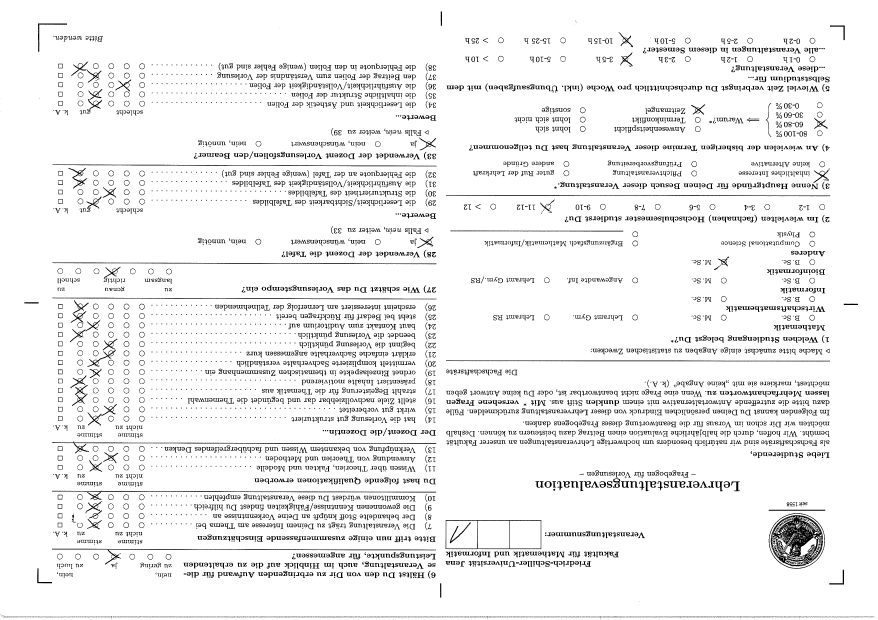
#> input picture test_Boegen/1/1_0001.tif, 3512 x 2480 px (shown at 1/4 size)
$ python -i phases.py   (imports and definitions only)   (older library calls are emulated)
#> lines starting #> are read from the running program, lines starting #| are printed output that depends on the picture; after the words box and inside, x2 and y2 are one past the last pixel; in counts of white or black regions, pixels touching at a corner belong together
### evalFuns.py
import numpy as np

# [16 lines left out: function minimumEditDistance, not called in this run]

def isBlack(x):
    return x<15

def findTop(FB,a,b,border=0):
    for j in range(int(border*b/100),b):
        for i in range (3*a//8,5*a//8):
            if isBlack(FB[i,j]):
                return (i,j)

def findBottom(FB,a,b,border=0):
    for j in range(b-1-int(border*b/100),0,-1):
        for i in range (3*a//8,5*a//8):
            if isBlack(FB[i,j]):
                return (i,j)

def findLeft(FB,a,b,border=0):
    for i in range(int(border*a/100),a):
        for j in range (3*b//8,5*b//8):
            if isBlack(FB[i,j]):
                return (i,j)

def findRight(FB,a,b,border=0):
    for i in range(a-1-int(border*a/100),0,-1):
        for j in range (3*b//8,5*b//8):
            if isBlack(FB[i,j]):
                return (i,j)


def shakeRight(FB,a,b,point):
    stop = False
    while(not stop and 0<=point[0]<a-1):
        if   0<=point[1]<b and isBlack(FB[point[0]+1,point[1]]):
            point=(point[0]+1,point[1])
        elif 0<=point[1]<b-1 and isBlack(FB[point[0]+1,point[1]+1]):
            point=(point[0]+1,point[1]+1)
        elif 0<point[1]<b and isBlack(FB[point[0]+1,point[1]-1]):
            point=(point[0]+1,point[1]-1)
        elif point[0]<a-2 and 0<=point[1]<b and isBlack(FB[point[0]+2,point[1]]):
            point=(point[0]+2,point[1])
        elif point[0]<a-2 and 0<=point[1]<b-1 and isBlack(FB[point[0]+2,point[1]+1]):
            point=(point[0]+2,point[1]+1)
        elif point[0]<a-2 and 0<point[1]<b and isBlack(FB[point[0]+2,point[1]-1]):
            point=(point[0]+2,point[1]-1)
        else:
            stop = True
    return (point)

def shakeLeft(FB,a,b,point):
    stop = False
    while(not stop and point[0]>0):
        if   0<point[1]<b-1 and isBlack(FB[point[0]-1,point[1]]):
            point=(point[0]-1,point[1])
        elif 0<point[1]<b-1 and isBlack(FB[point[0]-1,point[1]+1]):
            point=(point[0]-1,point[1]+1)
        elif 0<point[1]<b-1 and isBlack(FB[point[0]-1,point[1]-1]):
            point=(point[0]-1,point[1]-1)
        elif point[0]>1 and 0<point[1]<b-1 and isBlack(FB[point[0]-2,point[1]]):
            point=(point[0]-2,point[1])
        elif point[0]>1 and 0<point[1]<b-1 and isBlack(FB[point[0]-2,point[1]+1]):
            point=(point[0]-2,point[1]+1)
        elif point[0]>1 and 0<point[1]<b-1 and isBlack(FB[point[0]-2,point[1]-1]):
            point=(point[0]-2,point[1]-1)
        else:
            stop = True
    return (point)

def shakeDown(FB,a,b,point):
    stop = False
    while(not stop and point[1]<b-1):
        if   0<point[0]<a-1 and isBlack(FB[point[0],point[1]+1]):
            point=(point[0],point[1]+1)
        elif 0<point[0]<a-1 and isBlack(FB[point[0]+1,point[1]+1]):
            point=(point[0]+1,point[1]+1)
        elif 0<point[0]<a-1 and isBlack(FB[point[0]-1,point[1]+1]):
            point=(point[0]-1,point[1]+1)
        elif point[1]<b-2 and 0<point[0]<a-1 and isBlack(FB[point[0],point[1]+2]):
            point=(point[0],point[1]+2)
        elif point[1]<b-2 and 0<point[0]<a-1 and isBlack(FB[point[0]+1,point[1]+2]):
            point=(point[0]+1,point[1]+2)
        elif point[1]<b-2 and 0<point[0]<a-1 and isBlack(FB[point[0]-1,point[1]+2]):
            point=(point[0]-1,point[1]+2)
        else:
            stop = True
    return (point)

def shakeUp(FB,a,b,point):
    stop = False
    while(not stop and point[1]>0):
        if   0<point[0]<a-1 and isBlack(FB[point[0],point[1]-1]):
            point=(point[0],point[1]-1)
        elif 0<point[0]<a-1 and isBlack(FB[point[0]+1,point[1]-1]):
            point=(point[0]+1,point[1]-1)
        elif 0<point[0]<a-1 and  isBlack(FB[point[0]-1,point[1]-1]):
            point=(point[0]-1,point[1]-1)
        elif point[1]>1 and 0<point[0]<a-1 and isBlack(FB[point[0],point[1]-2]):
            point=(point[0],point[1]-2)
        elif point[1]>1 and 0<point[0]<a-1 and isBlack(FB[point[0]+1,point[1]-2]):
            point=(point[0]+1,point[1]-2)
        elif point[1]>1 and 0<point[0]<a-1 and  isBlack(FB[point[0]-1,point[1]-2]):
            point=(point[0]-1,point[1]-2)
        else:
            stop = True
    return (point)


def isRed(x):
    return x[0]>240 and x[1]<15 and x[2] < 15

def isRGBBlack(x):
    return x[0]<15 and x[1]<15 and x[2]<15

def findRedTop(FB,a,b):
    for j in range(0,b):
        for i in range (3*a//8,5*a//8):
            if isRed(FB[i,j]):
                return (i,j)

def findRedBottom(FB,a,b):
    for j in range(b-1,0,-1):
        for i in range (3*a//8,5*a//8):
            if isRed(FB[i,j]):
                return (i,j)

def findRedLeft(FB,a,b):
    for i in range(0,a):
        for j in range (3*b//8,5*b//8):
            if isRed(FB[i,j]):
                return (i,j)

def findRedRight(FB,a,b):
    for i in range(a-1,0,-1):
        for j in range (3*b//8,5*b//8):
            if isRed(FB[i,j]):
                return (i,j)

def shakeRightRGB(FB,a,b,point):
    stop = False
    while(not stop and 0<=point[0]<a-1):
        if 0<=point[1]<b and isRGBBlack(FB[point[0]+1,point[1]]):
            point=(point[0]+1,point[1])
        elif 0<=point[1]<b-1 and isRGBBlack(FB[point[0]+1,point[1]+1]):
            point=(point[0]+1,point[1]+1)
        elif 0<point[1]<b and isRGBBlack(FB[point[0]+1,point[1]-1]):
            point=(point[0]+1,point[1]-1)
        elif point[0]<a-2 and 0<=point[1]<b and isRGBBlack(FB[point[0]+2,point[1]]):
            point=(point[0]+2,point[1])
        elif point[0]<a-2 and 0<=point[1]<b-1 and isRGBBlack(FB[point[0]+2,point[1]+1]):
            point=(point[0]+2,point[1]+1)
        elif point[0]<a-2 and 0<point[1]<b and isRGBBlack(FB[point[0]+2,point[1]-1]):
            point=(point[0]+2,point[1]-1)
        else:
            stop = True
    return (point)

def shakeLeftRGB(FB,a,b,point):
    stop = False
    while(not stop and point[0]>0):
        if 0<point[1]<b-1 and isRGBBlack(FB[point[0]-1,point[1]]):
            point=(point[0]-1,point[1])
        elif 0<point[1]<b-1 and isRGBBlack(FB[point[0]-1,point[1]+1]):
            point=(point[0]-1,point[1]+1)
        elif 0<point[1]<b-1 and isRGBBlack(FB[point[0]-1,point[1]-1]):
            point=(point[0]-1,point[1]-1)
        elif point[0]>1 and 0<point[1]<b-1 and isRGBBlack(FB[point[0]-2,point[1]]):
            point=(point[0]-2,point[1])
        elif point[0]>1 and 0<point[1]<b-1 and isRGBBlack(FB[point[0]-2,point[1]+1]):
            point=(point[0]-2,point[1]+1)
        elif point[0]>1 and 0<point[1]<b-1 and isRGBBlack(FB[point[0]-2,point[1]-1]):
            point=(point[0]-2,point[1]-1)
        else:
            stop = True
    return (point)

def shakeDownRGB(FB,a,b,point):
    stop = False
    while(not stop and point[1]<b-1):
        if 0<point[0]<a-1 and isRGBBlack(FB[point[0],point[1]+1]):
            point=(point[0],point[1]+1)
        elif 0<point[0]<a-1 and isRGBBlack(FB[point[0]+1,point[1]+1]):
            point=(point[0]+1,point[1]+1)
        elif 0<point[0]<a-1 and isRGBBlack(FB[point[0]-1,point[1]+1]):
            point=(point[0]-1,point[1]+1)
        elif point[1]<b-2 and 0<point[0]<a-1 and isRGBBlack(FB[point[0],point[1]+2]):
            point=(point[0],point[1]+2)
        elif point[1]<b-2 and 0<point[0]<a-1 and isRGBBlack(FB[point[0]+1,point[1]+2]):
            point=(point[0]+1,point[1]+2)
        elif point[1]<b-2 and 0<point[0]<a-1 and isRGBBlack(FB[point[0]-1,point[1]+2]):
            point=(point[0]-1,point[1]+2)
        else:
            stop = True
    return (point)

def shakeUpRGB(FB,a,b,point):
    stop = False
    while(not stop and point[1]>0):
        if 0<point[0]<a-1 and isRGBBlack(FB[point[0],point[1]-1]):
            point=(point[0],point[1]-1)
        elif 0<point[0]<a-1 and isRGBBlack(FB[point[0]+1,point[1]-1]):
            point=(point[0]+1,point[1]-1)
        elif 0<point[0]<a-1 and  isRGBBlack(FB[point[0]-1,point[1]-1]):
            point=(point[0]-1,point[1]-1)
        elif point[1]>1 and 0<point[0]<a-1 and isRGBBlack(FB[point[0],point[1]-2]):
            point=(point[0],point[1]-2)
        elif point[1]>1 and 0<point[0]<a-1 and isRGBBlack(FB[point[0]+1,point[1]-2]):
            point=(point[0]+1,point[1]-2)
        elif point[1]>1 and 0<point[0]<a-1 and  isRGBBlack(FB[point[0]-1,point[1]-2]):
            point=(point[0]-1,point[1]-2)
        else:
            stop = True
    return (point)

# [14 lines left out: function searchBlack, not called in this run]

def searchRGBBlack(FB,a,b,point,diam):
    r=diam//2
    for i in range(0,r+1):
        for l in range(point[0]-i,point[0]+i):
            if 0<=l<a and 0<=point[1]-i<b and isRGBBlack(FB[l,point[1]-i]):
                return (l,point[1]-i)
            if 0<=l<a and 0<=point[1]+i<b and isRGBBlack(FB[l,point[1]+i]):
                return (l,point[1]+i)
        for l in range(point[1]-i,point[1]+i):
            if 0<=l<b and 0<=point[0]-i<a and isRGBBlack(FB[point[0]-i,l]):
                return (point[0]-i,l)
            if 0<=l<b and 0<=point[0]+i<a and isRGBBlack(FB[point[0]+i,l]):
                return (point[0]+i,l)
    return point

# [783 lines left out: functions readItem, paintItem, item, not called in this run]

### phases.py
from evalFuns import *
import sys
from PIL import ImageDraw, ImageFilter, ImageTk
import PIL.Image
import numpy as np
from numpy import linalg as LA
import subprocess
from tkinter import *


def phase1(Questionnaire,leftborder=0,rightborder=0,topborder=0,bottomborder=0):
#> called with Questionnaire = 'test_Boegen/1/1_0001.tif', leftborder = 0, rightborder = 0, topborder = 0, bottomborder = 0
    Fragebogen = PIL.Image.open(Questionnaire)
#> Fragebogen is the input picture: PIL image 3512x2480 1; 94.1% white; 9338 black regions (5478 under 20 px), largest, box (x1, y1, x2, y2) and area: (3083, 2060, 3292, 2265) 19250, (208, 2195, 1744, 2258) 4636, (209, 1766, 1745, 1813) 4530
    a,b = Fragebogen.size

    Fragebogen = Fragebogen.convert('1', dither=PIL.Image.NONE)
    FragebogenGefiltert=Fragebogen.filter(ImageFilter.MedianFilter(5))
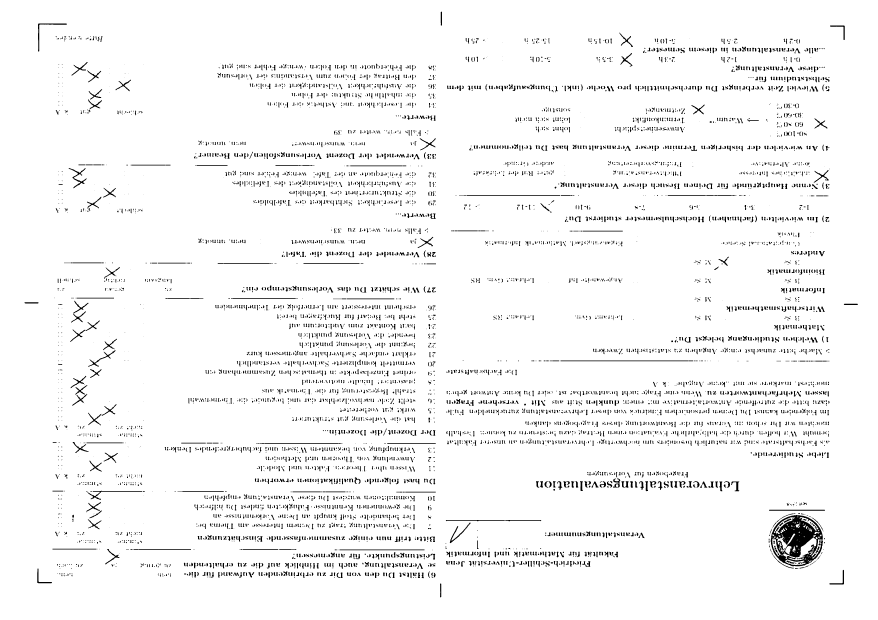
#> FragebogenGefiltert: PIL image 3512x2480 1 (shown at 1/4 size); 96% white; 8619 black regions (3987 under 20 px), largest, box (x1, y1, x2, y2) and area: (3083, 2060, 3292, 2265) 21615, (2242, 1442, 2752, 1445) 1530, (1868, 780, 2240, 783) 1116
    FB = FragebogenGefiltert.load()

    sum = 0
    stepx=5
    stepy=10

    for i in range(0,a,stepx):
        for j in range (0,b,stepy):
            sum += FB[i,j]
#> after the loop, sum = 42703575

    if sum*stepx*stepy/(a*b)>252:
        sum=0
        for i in range(0,a):
            for j in range (0,b):
                sum += FB[i,j]
        if sum/(a*b)>254:
            return ["empty"]

    Top=shakeRight(FB,a,b,shakeDown(FB,a,b,findTop(FB,a,b,topborder)))
#> Top = (1767, 100)
    Bottom=shakeRight(FB,a,b,shakeUp(FB,a,b,findBottom(FB,a,b,bottomborder)))
#> Bottom = (1764, 2335)
    Left=shakeDown(FB,a,b,shakeRight(FB,a,b,findLeft(FB,a,b,leftborder)))
#> Left = (153, 1212)
    Right=shakeDown(FB,a,b,shakeLeft(FB,a,b,findRight(FB,a,b,rightborder)))
#> Right = (3377, 1219)

    TopA=np.array(Top)
#> TopA = [1767, 100]
    BottomA=np.array(Bottom)
#> BottomA = [1764, 2335]
    LeftA=np.array(Left)
#> LeftA = [153, 1212]
    RightA=np.array(Right)
#> RightA = [3377, 1219]

    TB=BottomA-TopA
#> TB = [-3, 2235]
    TL=LeftA-TopA
#> TL = [-1614, 1112]
    TR=RightA-TopA
#> TR = [1610, 1119]

    LB=BottomA-LeftA
#> LB = [1611, 1123]
    LR=RightA-LeftA
#> LR = [3224, 7]
    LT=TopA-LeftA
#> LT = [1614, -1112]

    BT=TopA-BottomA
#> BT = [3, -2235]
    BL=LeftA-BottomA
#> BL = [-1611, -1123]
    BR=RightA-BottomA
#> BR = [1613, -1116]

    RB=BottomA-RightA
#> RB = [-1613, 1116]
    RL=LeftA-RightA
#> RL = [-3224, -7]
    RT=TopA-RightA
#> RT = [-1610, -1119]

    cosTLB = np.dot(LT,LB)/LA.norm(LT)/LA.norm(LB)
#> cosTLB = 0.351
    cosRTL = np.dot(TL,TR)/LA.norm(TL)/LA.norm(TR)
#> cosRTL = -0.352
    cosBRT = np.dot(RB,RT)/LA.norm(RB)/LA.norm(RT)
#> cosBRT = 0.351
    cosLBR = np.dot(BL,BR)/LA.norm(BL)/LA.norm(BR)
#> cosLBR = -0.349
    cosRL_BT = np.dot(BT,RL)/LA.norm(BT)/LA.norm(RL)
#> cosRL_BT = 0.000829

    winkelTLB = np.arccos(cosTLB)*360 / 2 / np.pi
#> winkelTLB = 69.45
    winkelRTL = np.arccos(cosRTL)*360 / 2 / np.pi
#> winkelRTL = 110.6
    winkelBRT = np.arccos(cosBRT)*360 / 2 / np.pi
#> winkelBRT = 69.48
    winkelLBR = np.arccos(cosLBR)*360 / 2 / np.pi
#> winkelLBR = 110.4
    winkelRL_BT = np.arccos(cosRL_BT)*360 / 2 / np.pi
#> winkelRL_BT = 89.95

    if(abs(winkelRL_BT-90)>1): # gefundene Mittelstriche bilden kein Orthogonales Kreuz
        if(abs(winkelTLB-69.5)<1): # Nehmen an Top, Left und Bottom richtig
            RightA = LeftA+LT+LB
            Right = RightA.tolist()
        elif(abs(winkelBRT-69.5)<1): # Nehmen an Top, Right und Bottom richtig
            LeftA = RightA+RT+RB
            Left = LeftA.tolist()
        elif(abs(winkelRTL-110.5)<1): # Nehmen an Right, Top, Left richtig
            BottomA = TopA+TR+TL
            Bottom = BottomA.tolist()
        elif(abs(winkelLBR-110.5)<1): # Nehmen an Left, Bottom, Right richtig
            TopA = BottomA+BR+BL
            Top = TopA.tolist()
        else:
            return ["help",Questionnaire]

    if (Top[1]<0 or Bottom[1]>=b or Left[0]<0 or Right[0]>=a):
        return ["help",Questionnaire]

    LR=RightA-LeftA

    e1=np.array((1,0))

    cosalpha = np.dot(LR,e1)/LA.norm(LR)/LA.norm(e1)
#> cosalpha = 1
    alpha=np.arccos(cosalpha)*360 / 2 / np.pi
#> alpha = 0.124

    Fragebogen = Fragebogen.convert('RGBA')
#> Fragebogen: PIL image 3512x2480 RGBA
    FB = Fragebogen.load()
    FB[Top[0]-1,Top[1]]=(255,0,0,255)
    FB[Top[0],Top[1]]=(255,0,0,255)
    FB[Top[0]-1,Top[1]+1]=(255,0,0,255)
    FB[Top[0],Top[1]+1]=(255,0,0,255)
    FB[Bottom[0]-1,Bottom[1]]=(255,0,0,255)
    FB[Bottom[0],Bottom[1]]=(255,0,0,255)
    FB[Bottom[0]-1,Bottom[1]-1]=(255,0,0,255)
    FB[Bottom[0],Bottom[1]-1]=(255,0,0,255)
    FB[Left[0],Left[1]-1]=(255,0,0,255)
    FB[Left[0],Left[1]]=(255,0,0,255)
    FB[Left[0]+1,Left[1]-1]=(255,0,0,255)
    FB[Left[0]+1,Left[1]]=(255,0,0,255)
    FB[Right[0],Right[1]-1]=(255,0,0,255)
    FB[Right[0],Right[1]]=(255,0,0,255)
    FB[Right[0]-1,Right[1]-1]=(255,0,0,255)
    FB[Right[0]-1,Right[1]]=(255,0,0,255)

    rot=Fragebogen.rotate(alpha if Right[1]>Left[1] else -alpha, expand=1)
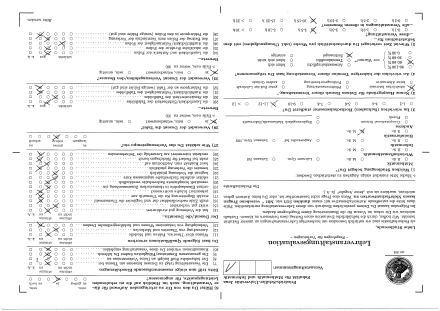
#> rot: PIL image 3518x2488 RGBA (shown at 1/8 size); mean R, G, B, A 238.8, 238.8, 238.8, 253.7; transparent parts drawn white
    fff=PIL.Image.new('RGBA',rot.size,(255,)*4)
#> fff: PIL image 3518x2488 RGBA; every value is 255
    Fragebogen=PIL.Image.composite(rot,fff,rot)
#> Fragebogen: PIL image 3518x2488 RGBA

    a,b=Fragebogen.size
    FB=Fragebogen.load()

    Top = shakeRightRGB(FB,a,b,shakeDownRGB(FB,a,b,findRedTop(FB,a,b)))
#> Top = (1767, 106)
    Bottom = shakeRightRGB(FB,a,b,shakeUpRGB(FB,a,b,findRedBottom(FB,a,b)))
#> Bottom = (1768, 2337)
    Left = shakeDownRGB(FB,a,b,shakeRightRGB(FB,a,b,findRedLeft(FB,a,b)))
#> Left = (157, 1217)
    Right = shakeDownRGB(FB,a,b,shakeLeftRGB(FB,a,b,findRedRight(FB,a,b)))
#> Right = (3378, 1219)

    TopLeft = (Left[0]+(Top[0]-Bottom[0])//2,Top[1]+(Left[1]-Right[1])//2)
#> TopLeft = (156, 105)
    TopRight = (Right[0]+(Top[0]-Bottom[0])//2,Top[1]-(Left[1]-Right[1])//2)
#> TopRight = (3377, 107)
    BottomLeft = (Left[0]-(Top[0]-Bottom[0])//2,Bottom[1]+(Left[1]-Right[1])//2)
#> BottomLeft = (158, 2336)
    BottomRight = (Right[0]-(Top[0]-Bottom[0])//2,Bottom[1]-(Left[1]-Right[1])//2)
#> BottomRight = (3379, 2338)

    if Top[0]<Bottom[0]: # linksneigung
        TopLeft = shakeLeftRGB(FB,a,b,shakeUpRGB(FB,a,b,searchRGBBlack(FB,a,b,TopLeft,40)))
#> TopLeft = (153, 101)
        TopRight = shakeUpRGB(FB,a,b,shakeRightRGB(FB,a,b,searchRGBBlack(FB,a,b,TopRight,40)))
#> TopRight = (3379, 102)
        BottomLeft = shakeDownRGB(FB,a,b,shakeLeftRGB(FB,a,b,searchRGBBlack(FB,a,b,BottomLeft,40)))
#> BottomLeft = (155, 2339)
        BottomRight = shakeRightRGB(FB,a,b,shakeDownRGB(FB,a,b,searchRGBBlack(FB,a,b,BottomRight,40)))
#> BottomRight = (3380, 2337)
    else: # rechtsneigung
        TopLeft = shakeUpRGB(FB,a,b,shakeLeftRGB(FB,a,b,searchRGBBlack(FB,a,b,TopLeft,40)))
        TopRight = shakeRightRGB(FB,a,b,shakeUpRGB(FB,a,b,searchRGBBlack(FB,a,b,TopRight,40)))
        BottomLeft = shakeLeftRGB(FB,a,b,shakeDownRGB(FB,a,b,searchRGBBlack(FB,a,b,BottomLeft,40)))
        BottomRight = shakeDownRGB(FB,a,b,shakeRightRGB(FB,a,b,searchRGBBlack(FB,a,b,BottomRight,40)))

    if 0<=TopLeft[0]<a and 0<=TopLeft[1]<b:
        lenTL = shakeDownRGB(FB,a,b,TopLeft)[1]-TopLeft[1]
#> lenTL = 112
    else:
        lenTL = 0

    if 0<=TopRight[0]<a and 0<=TopRight[1]<b:
        lenTR = shakeDownRGB(FB,a,b,TopRight)[1]-TopRight[1]
#> lenTR = 58
    else:
        lenTR=0

    if 0<=BottomLeft[0]<a and 0<=BottomLeft[1]<b:
        lenBL = BottomLeft[1]-shakeUpRGB(FB,a,b,BottomLeft)[1]
#> lenBL = 58
    else:
        lenBL = 0

    if 0<=BottomRight[0]<a and 0<=BottomRight[1]<b:
        lenBR = BottomRight[1]-shakeUpRGB(FB,a,b,BottomRight)[1]
#> lenBR = 58
    else:
        lenBR = 0

    corners = {lenTL : TopLeft, lenTR : TopRight, lenBL : BottomLeft, lenBR : BottomRight}
#> corners = {112: (153, 101), 58: (3380, 2337)}
    m=max(lenTL,lenTR,lenBL,lenBR)
#> m = 112
    M=set([lenTL,lenTR,lenBL,lenBR])
#> M = 2 items

    M.remove(m)
    FoundMax=True

    if(len(M)==0):
        FoundMax=False
    else:
        for i in M:
            if i*1.5>=m:
                FoundMax=False
#> this loop made 1 pass
#> i on pass 1: 58

    if not FoundMax:
        return ["help",Questionnaire]

    RightLowerCorner = corners[max(lenTL,lenTR,lenBL,lenBR)]
#> RightLowerCorner = (153, 101)

    if(RightLowerCorner==TopLeft):
        Fragebogen=Fragebogen.rotate(180, expand=1)
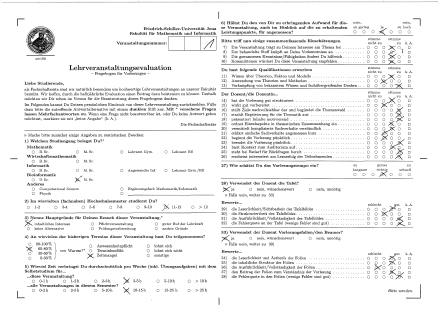
#> Fragebogen: PIL image 3518x2488 RGBA (shown at 1/8 size); mean R, G, B, A 240.1, 240.1, 240.1, 255
        Top=(a-1-Top[0],b-1-Top[1])
#> Top = (1750, 2381)
        Bottom=(a-1-Bottom[0],b-1-Bottom[1])
#> Bottom = (1749, 150)
        Left=(a-1-Left[0],b-1-Left[1])
#> Left = (3360, 1270)
        Right=(a-1-Right[0],b-1-Right[1])
#> Right = (139, 1268)
        Top, Bottom, Left, Right = Bottom, Top, Right, Left
#> Top = (1749, 150); Bottom = (1750, 2381); Left = (139, 1268); Right = (3360, 1270)
    elif (RightLowerCorner==TopRight):
        Fragebogen=Fragebogen.rotate(270, expand=1)
        Top=(b-1-Top[1],Top[0])
        Bottom=(b-1-Bottom[1],Bottom[0])
        Left=(b-1-Left[1],Left[0])
        Right=(b-1-Right[1],Right[0])
        Top, Bottom, Left, Right = Left, Right, Bottom, Top
        a,b = b,a
    elif (RightLowerCorner==BottomLeft):
        Fragebogen=Fragebogen.rotate(90, expand=1)
        Top=(Top[1],a-1-Top[0])
        Bottom=(Bottom[1],a-1-Bottom[0])
        Left=(Left[1],a-1-Left[0])
        Right=(Right[1],a-1-Right[0])
        Top, Bottom, Left, Right = Right, Left, Top, Bottom
        a,b = b,a

    FB = Fragebogen.load()

    height=.01*(Bottom[1]-Top[1])
#> height = 22.31
    width=.01*(Right[0]-Left[0])
#> width = 32.21

    origin = np.array((Left[0],Top[1]))
#> origin = [139, 150]

    box = (Left[0],int(Top[1]+(Left[1]-Top[1])/2.7),Top[0],int(Left[1]-(Left[1]-Top[1])/1.7))
#> box = (139, 564, 1749, 610)
    if(box[0]>=box[2] or box[1]>=box[3]):
        return ["help",Questionnaire]
    Fragebogen.crop(box).save(Questionnaire+".crop", "JPEG",optimize=True)
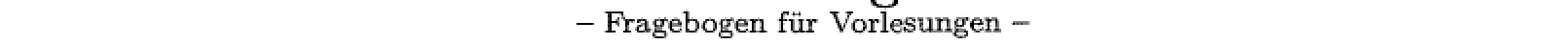
#> saved as 1_0001.tif.crop: PIL image 1610x46 RGBA (shown at 1/2 size); mean R, G, B, A 245.5, 245.5, 245.5, 255
    # Texterkennung tesseract wird auf Datei.crop angewendet mit Sprache Deutsch und Ergebnis an stdout geschickt
    s_deu=subprocess.Popen(['tesseract '+Questionnaire+".crop"+' stdout -l deu'],shell=True,stdout=subprocess.PIPE,stderr=subprocess.PIPE).communicate()[0].decode("utf-8")
    s_eng=subprocess.Popen(['tesseract '+Questionnaire+".crop"+' stdout -l eng'],shell=True,stdout=subprocess.PIPE,stderr=subprocess.PIPE).communicate()[0].decode("utf-8")

    Fragebogen.save(Questionnaire+".processed", "JPEG",optimize=True)

    questions = []
    typ = ""

    for word in s_deu.split():
        if evalFuns.minimumEditDistance(word,'Vorlesungen')<5:
            typ = "Vorlesung1"
            break
        elif not evalFuns.minimumEditDistance(word,'Fragebogen')<5 and (evalFuns.minimumEditDistance(word,'Wurde')<3 or evalFuns.minimumEditDistance(word,'Übungstermin')<5 or evalFuns.minimumEditDistance(word,'angeboten?')<5):
            typ = "Vorlesung2"
            break
        elif evalFuns.minimumEditDistance(word,'Seminare')<5 or evalFuns.minimumEditDistance(word,'Praktika')<5:
            typ = "Seminar"
            break

    for word in s_eng.split():
        if evalFuns.minimumEditDistance(word,'lectures')<5:
            typ = "Vorlesung1"
            break
        elif not evalFuns.minimumEditDistance(word,'questionnaire')<5 and (evalFuns.minimumEditDistance(word,'exercise')<5 or evalFuns.minimumEditDistance(word,'meetings')<3 or evalFuns.minimumEditDistance(word,'belonging')<5):
            typ = "Vorlesung2"
            break
        elif evalFuns.minimumEditDistance(word,'seminars')<5 or evalFuns.minimumEditDistance(word,'practical')<5:
            typ = "Seminar"
            break

    if typ=="":
        return ["help",Questionnaire]

    return [typ,Questionnaire+".processed",origin,width,height]

# [564 lines left out: functions phase1M, phase2, phase2M, not called in this run]

>>> result = phase1('test_Boegen/1/1_0001.tif')
